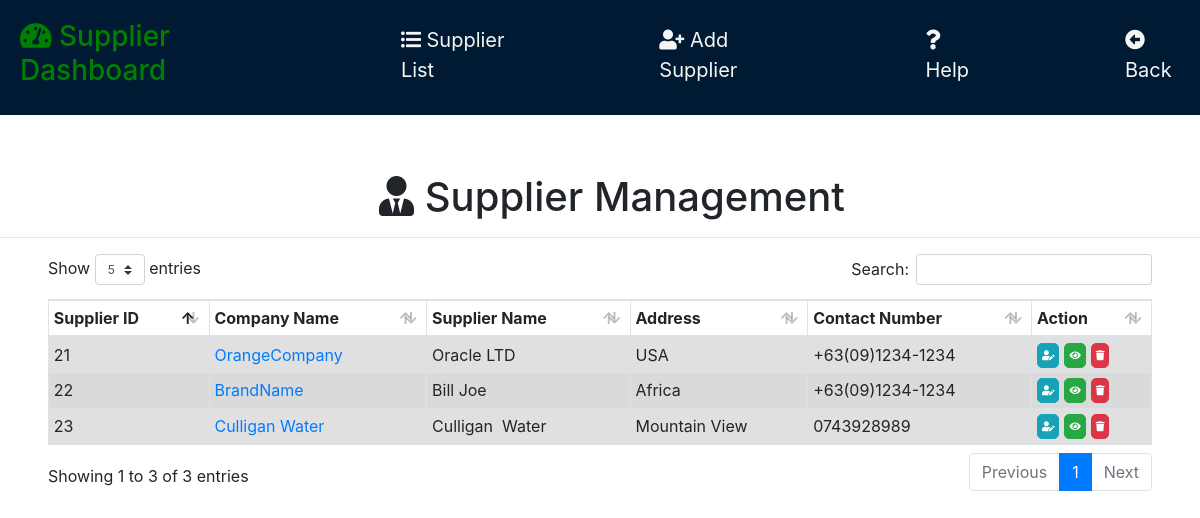
Screenshot of /supplier/supplier.php (signed in) with the database file from the repository.
### tables this page shows
CREATE TABLE `supplier` (
  `supplier_id` int(11) NOT NULL,
  `company_name` varchar(30) DEFAULT NULL,
  `firstname` varchar(30) DEFAULT NULL,
  `lastname` varchar(30) DEFAULT NULL,
  `address` text DEFAULT NULL,
  `contact_number` varchar(30) DEFAULT NULL,
  `image` varchar(60) NOT NULL
);

### supplier/supplier.php (the view, shortened to what this page needs)
<?php
	include("../server/connection.php");
	$sql = "SELECT * FROM supplier ";
	$result	= mysqli_query($db, $sql);
?>
<!DOCTYPE html>
<html>
<head>
	<?php include('../templates/head1.php');?>
</head>
<body>
	<div class="">
		<div>
		<div class="heading">
			<h1 class="ml-4 pt-2"><i class="fas fa-user-tie"></i> Supplier Management</h1>
		</div>
			<hr>
			<div class=" table-responsive pl-lg-5 pl-sm-4 pr-5">
			<table class="table table-striped table-bordered table-sm" id="supplier_table">
				<thead>
					<tr>
						<th scope="col" class="column-text">Supplier ID</th>
						<th scope="col" class="column-text">Company Name</th>
						<th scope="col" class="column-text">Supplier Name</th>
						<th scope="col" class="column-text">Address</th>
						<th scope="col" class="column-text">Contact Number</th>
						<th scope="col" class="column-text">Action</th>
					</tr>
				</thead>
				<tbody class="table-hover">
					<?php
						while($row = mysqli_fetch_array($result)){
				  	?>
					<tr class="table-active">
						<td><?php echo $row['supplier_id'];?></td>
						<td><a href="supplier_details.php?id=<?php echo $row['supplier_id'];?>"><?php echo $row['company_name'];?></a></td>
						<td><?php echo $row['firstname'].'&nbsp'.$row['lastname'];?></td>
						<td><?php echo $row['address'];?></td>
						<td><?php echo $row['contact_number'];?></td>
						<td style="display:flex; gap: 5px" class="btn-flex">
							<a name="edit" title="Edit" style='font-size:10px; border-radius:5px;padding:4px;' href="update_supplier.php?id=<?php echo $row['supplier_id'];?>" class="btn btn-info btn-xs"><i class="fas fa-user-edit"></i></a>
							<button type="button" name="view" value="View" style='font-size:10px; border-radius:5px;padding:4px;' id="<?php echo $row['supplier_id'];?>" class="btn btn-success btn-xs view_data"><i class="fas fa-eye"></i></button>
							<button type="button" name="delete" title="Delete" value="Delete" style='font-size:10px; border-radius:5px;padding:4px;' data-id="<?php echo $row['supplier_id'];?>"  class="delete btn btn-danger btn-xs" data-toggle="#deleteModal" title="Delete"><i class="fas fa-trash"></i></button>
						</td>
					</tr>
					<?php } ?>
				</tbody>
			</table>
			</div>
		</div>
</body>
</html>

### supplier/base.php (style rules this page uses)
.heading { text-align: center; padding-top: 50px; }

### rows the page displays
supplier: supplier_id "21", company_name "OrangeCompany", firstname "Oracle", lastname "LTD", address "USA", contact_number "+63(09)1234-1234"
supplier: supplier_id "22", company_name "BrandName", firstname "Bill", lastname "Joe", address "Africa", contact_number "+63(09)1234-1234"
supplier: supplier_id "23", company_name "Culligan Water", firstname "Culligan", lastname "Water", address "Mountain View", contact_number "0743928989"
